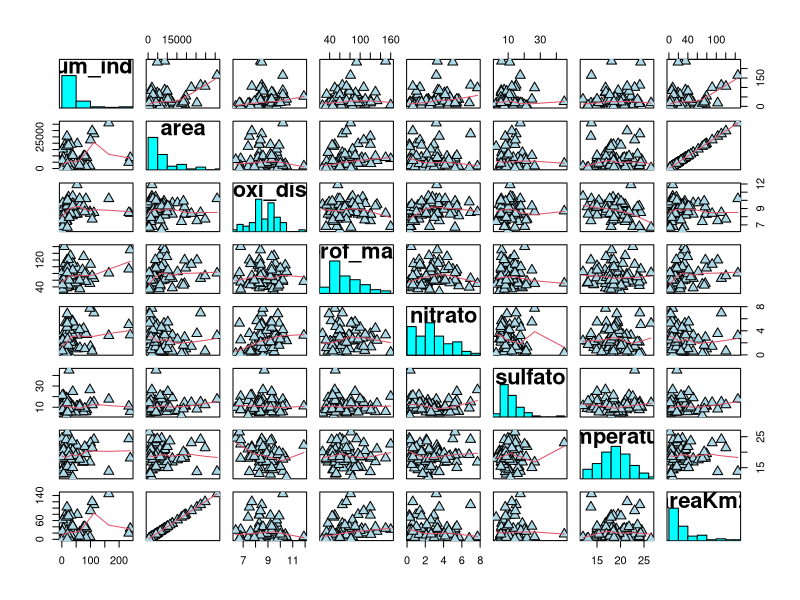
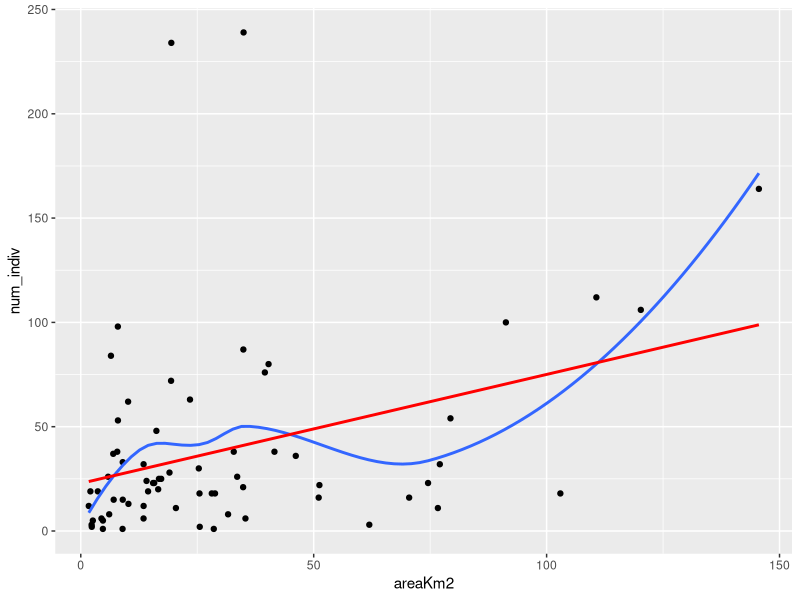
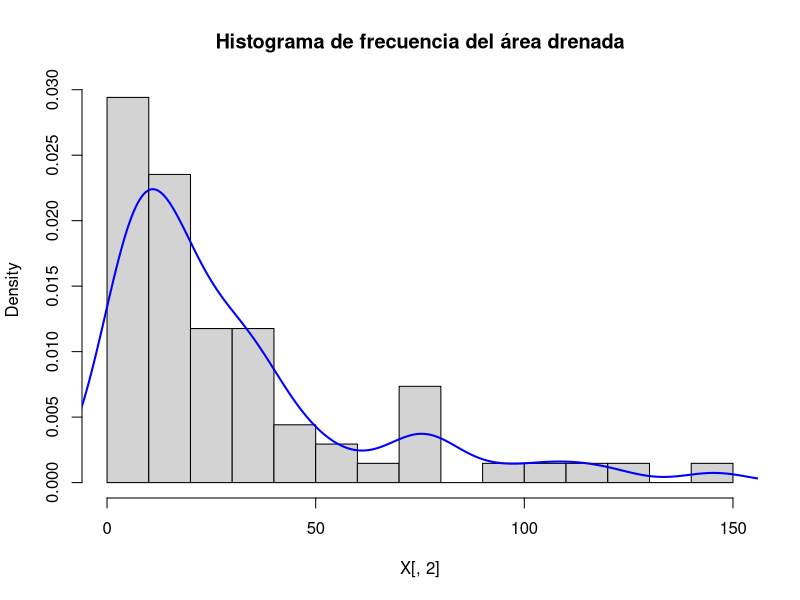
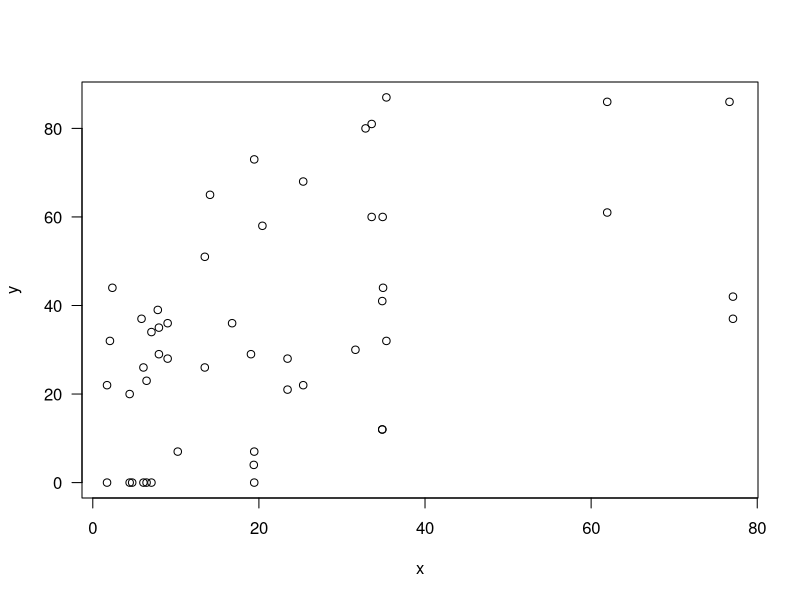
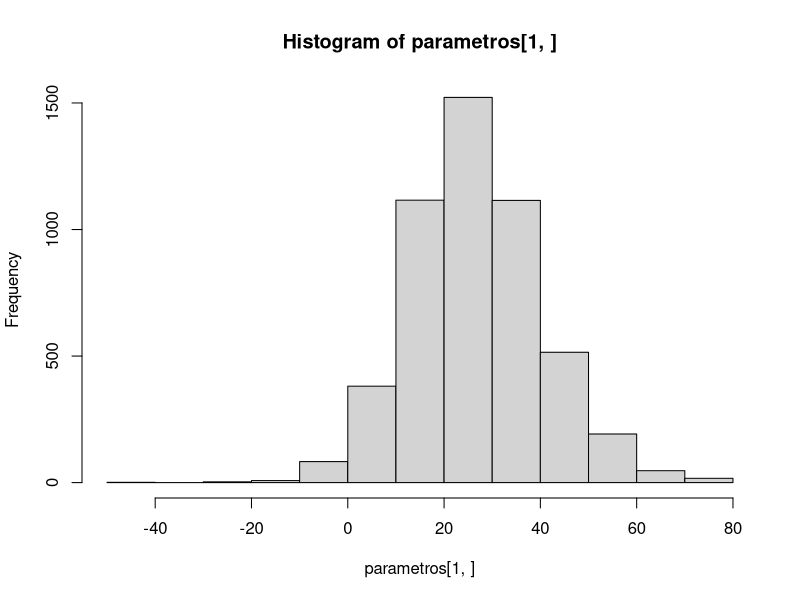
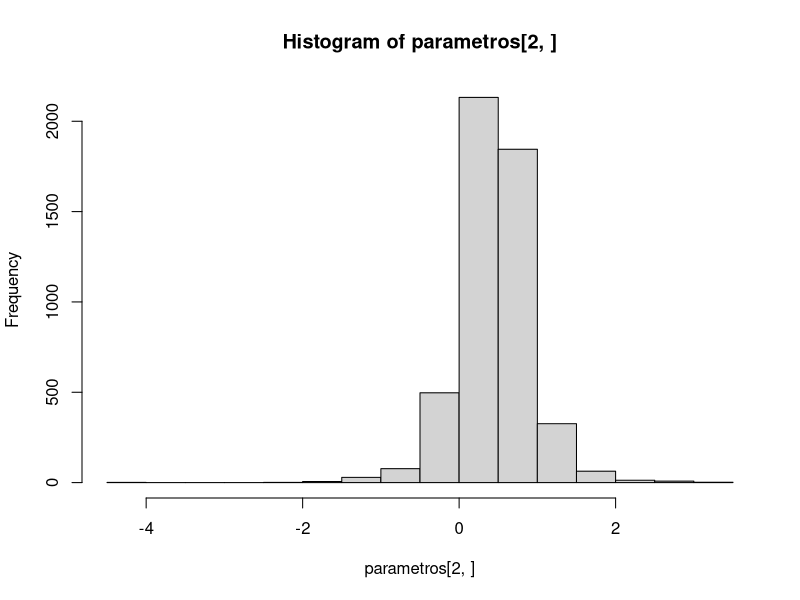

Write the R code that produced these figures, in order.
## ---- chunk 1
knitr::opts_chunk$set(echo = TRUE)
options(width = 100)
## ---- chunk 2
library(tidyverse)
## ---- chunk 3
longnose <- read.table("datos_Longnose.txt", header = TRUE)
## ---- chunk 4
longnose <- longnose %>%
            mutate(areaKm2 = area * 0.00404685642)
## ---- chunk 5
longnose
## ---- chunk 6
## Función auxiliar para constuir un histograma en la diagonal de
## la matriz de dispersión tomado de la ayuda de comando `pairs()`.
panel.hist <- function(x, ...)
{
    usr <- par("usr"); on.exit(par(usr))
    par(usr = c(usr[1:2], 0, 1.5) )
    h <- hist(x, plot = FALSE)
    breaks <- h$breaks; nB <- length(breaks)
    y <- h$counts; y <- y/max(y)
    rect(breaks[-nB], 0, breaks[-1], y, col = "cyan", ...)
}
## ---- chunk 7
pairs(longnose[, -1], panel = panel.smooth,
      cex = 1.5, pch = 24, bg = "light blue",
      diag.panel = panel.hist, cex.labels = 2, font.labels = 2)
## ---- chunk 8
ggplot(longnose, aes(areaKm2, num_indiv)) +
  geom_point() +
  geom_smooth(se = FALSE) +
  geom_smooth(method = lm, se = FALSE, col = "red")
## ---- chunk 9
Y <- as.matrix(longnose[, 2])
X <- as.matrix(cbind(1, longnose[, "areaKm2"]))

beta <-  solve(t(X) %*% X) %*% t(X) %*% Y
beta 
## ---- chunk 10
Y_est <- X %*% beta
Y_est
## ---- chunk 11
hist(X[, 2], nclass = 18,
     main = "Histograma de frecuencia del área drenada",
     freq = FALSE)
lines(density(X[, 2]), col = "blue", lwd = 2)
## ---- chunk 12
segmentosX <- cut(X[, 2], seq(0, 160, 10))
desv_estandard <- tapply(Y, segmentosX, sd)
desv_estandard
## ---- chunk 13
desv_est_estim <- mean(desv_estandard, na.rm = TRUE)
desv_est_estim
## ---- chunk 14
beta0 <- 23
beta1 <- 0.5
sigma <- 32
sigma2 <- sigma ^ 2
## ---- chunk 15
# Para hacer la simulación reproducible.
set.seed(0)
## ---- chunk 16
tam_muestra <- 50
## ---- chunk 17
x <- sort(sample(X[, 2], tam_muestra,  replace = TRUE))
y <- beta0 + beta1 * x
e <- rnorm(tam_muestra, 0, sigma)
y <- y + e
y <- as.integer(round(y, 0))

# Los valores de y < 0 se remplazarán por 0
y[y < 0] <- 0

datos <- data.frame(x = x, y =  y)
## ---- chunk 18
plot(datos, las = 1)
## ---- chunk 19
Y <- as.matrix(datos$y)
X <- as.matrix(cbind(1, datos$x))
## ---- chunk 20
betas_est <- solve(t(X) %*% X) %*% t(X) %*% Y
betas_est
## ---- chunk 21
est_param <- function(datos) {
  Y <- as.matrix(datos[, "y"])
  X <- as.matrix(cbind(1 , datos[, "x"]))
  beta_est <- solve(t(X) %*% X) %*% t(X) %*% Y
  return(beta_est)
}
## ---- chunk 22
est_param(datos)
## ---- chunk 23
gen_datos <- function(tam_muestra, beta0, beta1, sigma, x_orig){
   x <- sort(sample(x_orig, tam_muestra,  replace = TRUE))
   y <- beta0 + beta1 * x
   e <- rnorm(tam_muestra, 0, sigma)
   y <- y + e
   y <- as.integer(round(y, 0))
   # Los valores de y < 0 se remplazarán por 0
   y[y < 0] <- 0
   datos <- cbind(x = x, y =  y)
   return(datos)
}
## ---- chunk 24
numsim <- 5000
tam_muestra <- 10
vector_tam_m <- rep(tam_muestra, numsim)
datosT <- lapply(vector_tam_m, gen_datos,
                 beta0 = beta0,
                 beta1 = beta1,
                 sigma = sigma,
                 x_orig = longnose$areaKm2)
## ---- chunk 25
datosT[1:3]
## ---- chunk 26
parametros <- sapply(datosT, est_param)
parametros[, 1:5]
## ---- chunk 27
hist(parametros[1, ])
## ---- chunk 28
hist(parametros[2, ])
## ---- chunk 29
nivel_significancia <- 0.05
IC <- quantile(parametros[2, ], 
               c(nivel_significancia/2, (1-nivel_significancia/2)))
IC
## ---- chunk 30
IC - beta1
